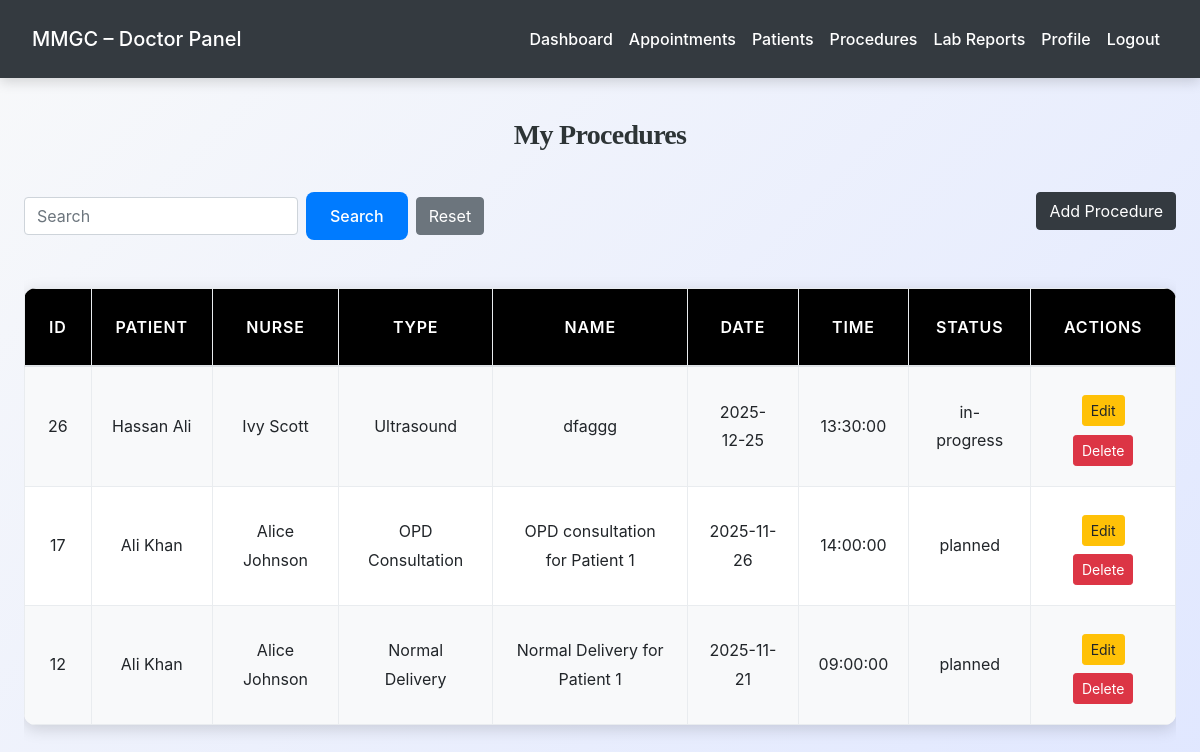
The page /doctor/view_procedures.php (signed in) on the database its author committed.
### tables this page shows
CREATE TABLE `procedures` (
  `id` int(11) NOT NULL,
  `patient_id` int(11) NOT NULL,
  `procedure_type` enum('Normal Delivery','C-Section','Ultrasound','Gynaecology Treatment','Surgery','OPD Consultation','IPD Admission','Other') NOT NULL,
  `procedure_name` varchar(200) NOT NULL,
  `doctor_id` int(11) NOT NULL,
  `nurse_id` int(11) DEFAULT NULL,
  `procedure_date` date NOT NULL,
  `procedure_time` time DEFAULT NULL,
  `status` enum('planned','in-progress','completed','cancelled') DEFAULT 'planned',
  `treatment_notes` text DEFAULT NULL,
  `prescription` text DEFAULT NULL,
  `outcome` text DEFAULT NULL,
  `created_at` timestamp NOT NULL DEFAULT current_timestamp()
);

CREATE TABLE `patients` (
  `id` int(11) NOT NULL,
  `mr_number` varchar(20) NOT NULL,
  `name` varchar(100) NOT NULL,
  `email` varchar(100) DEFAULT NULL,
  `phone` varchar(15) NOT NULL,
  `password` varchar(255) DEFAULT NULL,
  `date_of_birth` date DEFAULT NULL,
  `gender` enum('male','female','other') DEFAULT NULL,
  `blood_group` varchar(5) DEFAULT NULL,
  `address` text DEFAULT NULL,
  `guardian_name` varchar(100) DEFAULT NULL,
  `guardian_phone` varchar(15) DEFAULT NULL,
  `registration_date` date DEFAULT curdate(),
  `status` enum('active','inactive') DEFAULT 'active',
  `created_at` timestamp NOT NULL DEFAULT current_timestamp()
);

CREATE TABLE `staff` (
  `id` int(11) NOT NULL,
  `full_name` varchar(150) NOT NULL,
  `email` varchar(150) NOT NULL,
  `phone` varchar(50) DEFAULT NULL,
  `password` varchar(255) NOT NULL,
  `staff_role` enum('nurse','reception','lab','accounts') NOT NULL,
  `join_date` date DEFAULT NULL,
  `shift` varchar(50) DEFAULT NULL,
  `status` enum('active','inactive','terminated') DEFAULT 'active',
  `created_at` timestamp NOT NULL DEFAULT current_timestamp()
);

### doctor/view_procedures.php (the view, shortened to what this page needs)
<?php
include('../config.php');
$doctor_id = $_SESSION['doctor_id'];
$query = "SELECT p.*, pat.name AS patient_name, s.full_name AS nurse_name
          FROM procedures p
          LEFT JOIN patients pat ON p.patient_id=pat.id
          LEFT JOIN staff s ON p.nurse_id=s.id
          WHERE p.doctor_id=$doctor_id";
$query.=" ORDER BY p.id DESC";
$res=$conn->query($query);
?>
<!DOCTYPE html>
<html>
<head>
<link rel="stylesheet" href="https://stackpath.bootstrapcdn.com/bootstrap/4.5.2/css/bootstrap.min.css">
<link rel="stylesheet" href="../css/style.css">
</head>
<body>
<?php include('navbar.php'); ?>
<div class="container mt-4">
<h3>My Procedures</h3>
<a href="add_procedure.php" class="btn btn-dark float-right">Add Procedure</a>
<form method="GET" class="form-inline mb-3">
<input type="text" name="search" placeholder="Search" class="form-control mr-2">
<button class="btn btn-primary">Search</button>
<a href="view_procedures.php" class="btn btn-secondary ml-2">Reset</a>
</form>
<div class="table-responsive">
<table class="table table-bordered table-hover">
<thead>
<tr>
<th>ID</th>
<th>Patient</th>
<th>Nurse</th>
<th>Type</th>
<th>Name</th>
<th>Date</th>
<th>Time</th>
<th>Status</th>
<th>Actions</th>
</tr>
</thead>
<tbody>
<?php
if($res->num_rows>0){
    while($row=$res->fetch_assoc()){
        echo "<tr>
        <td>{$row['id']}</td>
        <td>{$row['patient_name']}</td>
        <td>{$row['nurse_name']}</td>
        <td>{$row['procedure_type']}</td>
        <td>{$row['procedure_name']}</td>
        <td>{$row['procedure_date']}</td>
        <td>{$row['procedure_time']}</td>
        <td>{$row['status']}</td>
        <td>
        <a href='edit_procedure.php?id={$row['id']}' class='m-2 btn btn-warning btn-sm'>Edit</a>
        <a href='view_procedures.php?delete_id={$row['id']}' onclick=\"return confirm('Delete this procedure?');\" class='btn btn-danger btn-sm'>Delete</a>
        </td>
        </tr>";
    }
}else{
    echo "<tr><td colspan='9' class='text-center'>No procedures found.</td></tr>";
}
?>
</tbody>
</table>
</div>
</div>
</body>
</html>

### css/style.css (style rules this page uses)
:root { --primary: #007bff; --secondary: #6c757d; --success: #28a745; --info: #17a2b8; --warning: #ffc107; --danger: #dc3545; --light: #f8f9fa; --dark: #2d3436; --accent: #ff6f61; --highlight: #6f42c1; --shadow: rgba(0, 0, 0, 0.15); --transition: all 0.3s ease-in-out; }
body { font-family: 'Inter', 'Segoe UI', Tahoma, Geneva, Verdana, sans-serif; background: linear-gradient(135deg, var(--light) 0%, #e0e7ff 100%); color: var(--dark); line-height: 1.8; margin: 0; padding: 0; min-height: 100vh; font-size: 16px; }
h1, h2, h3, h4 { text-align: center; margin: 2.5rem 0; font-family: 'Georgia', 'Times New Roman', serif; color: var(--dark); font-weight: 700; letter-spacing: -0.025em; }
h3 { font-size: 1.75rem; }
.container { max-width: 1200px; margin: 0 auto 3rem; padding: 0 1.5rem; }
.table { width: 100%; border-collapse: collapse; margin: 2rem 0; font-size: 1rem; background-color: #ffffff; border-radius: 12px; overflow: hidden; box-shadow: 0 4px 16px var(--shadow); transition: var(--transition); }
.table th, .table td { padding: 1.25rem; border: 1px solid #e9ecef; text-align: center; vertical-align: middle; }
.table thead th { background-color: rgb(0, 0, 0); color: white; font-weight: 600; text-transform: uppercase; letter-spacing: 0.05em; padding: 1.5rem; }
.table tbody tr { transition: var(--transition); }
.table tbody tr:nth-child(odd) { background-color: var(--light); }
.btn-primary { background-color: var(--primary); color: #fff; border: none; border-radius: 8px; padding: 0.75rem 1.5rem; font-size: 1rem; font-weight: 500; cursor: pointer; transition: var(--transition); display: inline-flex; align-items: center; justify-content: center; }
a { color: var(--primary); text-decoration: none; font-weight: 500; transition: var(--transition); }

### rows shown on the page
procedures: id "26", patient.name "Hassan Ali", nurse.full_name "Ivy Scott", procedure_type "Ultrasound", procedure_name "dfaggg", procedure_date "2025-12-25", procedure_time "13:30:00", status "in-progress"
procedures: id "17", patient.name "Ali Khan", nurse.full_name "Alice Johnson", procedure_type "OPD Consultation", procedure_name "OPD consultation for Patient 1", procedure_date "2025-11-26", procedure_time "14:00:00", status "planned"
procedures: id "12", patient.name "Ali Khan", nurse.full_name "Alice Johnson", procedure_type "Normal Delivery", procedure_name "Normal Delivery for Patient 1", procedure_date "2025-11-21", procedure_time "09:00:00", status "planned"
